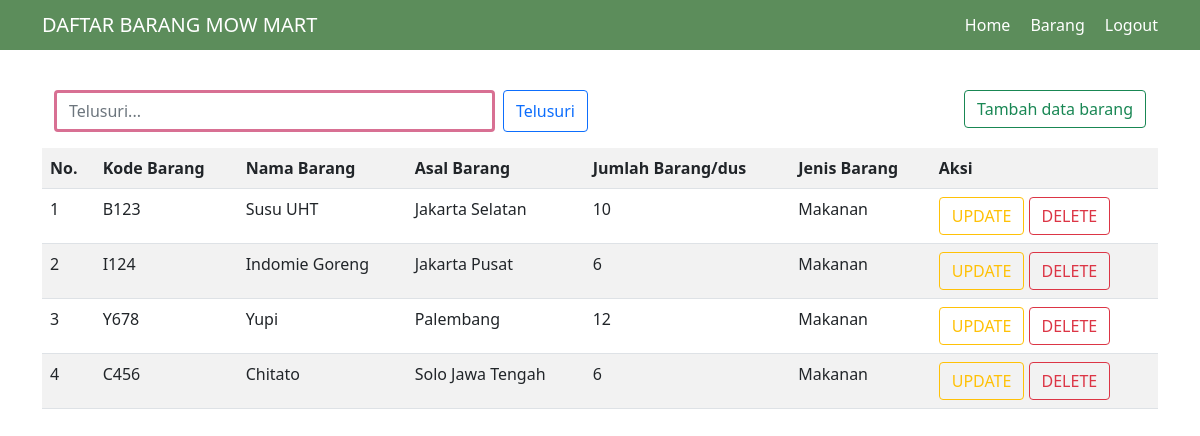
The app's page /barang.php (signed in) with its own data.
### tables this page shows
CREATE TABLE `barang` (
  `id` int(11) NOT NULL,
  `kode` varchar(50) NOT NULL,
  `nama` varchar(100) NOT NULL,
  `asal` varchar(100) NOT NULL,
  `jumlah` int(11) NOT NULL,
  `jenis` varchar(50) NOT NULL
);

### functions.php (called while the page is built, shortened)
<?php
$conn = mysqli_connect("localhost", "root", "", "barang");
function query($query) {
    global $conn;
    $result = mysqli_query($conn, $query);
    $rows = [];
    while ($row = mysqli_fetch_assoc($result)) {
        $rows[] = $row;
    }
    return $rows;
}
?>

### barang.php (the view, shortened to what this page needs)
<?php
require 'functions.php';
$barang = query("SELECT * FROM barang");
?>
<!DOCTYPE html>
<html lang="en">
<head>
    <link href="https://cdn.jsdelivr.net/npm/bootstrap@5.0.2/dist/css/bootstrap.min.css" rel="stylesheet">
    <link rel="stylesheet" href="style/nav.css">
</head>
<body>
<header>
        <nav class="navbar">
            <div class="container">
                <div class="nav-left">
                    <a class="navbar-brand" href="#">DAFTAR BARANG MOW MART</a>
                </div>
                <div class="nav-right">
                    <a href="index.php">Home</a>
                    <a href="barang.php">Barang</a>
                    <a href="logout.php">Logout</a>
                </div>
            </div>
        </nav>
    </header>
    <div class="container p-4">
        <div class="row">
            <div class="col mt-3">
                <form action="" method="post" class="d-flex " role="search">
                    <input class="form-control me-2" type="search" name="keyword" placeholder="Telusuri..." aria-label="Search" autocomplete="off" style="border: 3px solid #d87093;">
                    <button class="btn btn-outline-primary" name="cari" type="submit">Telusuri</button>
                </form>
            </div>
            <div class="col text-end mt-3">
                <a href="tambah.php">
                    <button type="button" class="btn btn-outline-success">Tambah data barang</button>
                </a>
            </div>
            <table class="table table-striped table-hover mt-3">
                <tr>
                    <th>No.</th>
                    <th>Kode Barang</th>
                    <th>Nama Barang</th>
                    <th>Asal Barang</th>
                    <th>Jumlah Barang/dus</th>
                    <th>Jenis Barang</th>
                    <th>Aksi</th>
                </tr>
                <?php $i = 1; ?>
                <?php foreach ($barang as $row) : ?>
                    <tr>
                        <td><?= $i; ?></td>
                        <td><?= $row["kode"]; ?></td>
                        <td><?= $row["nama"]; ?></td>
                        <td><?= $row["asal"]; ?></td>
                        <td><?= $row["jumlah"]; ?></td>
                        <td><?= $row["jenis"]; ?></td>
                        <td>
                            <a class="text-decoration-none" href="ubah.php?id=<?= $row["id"]; ?>">
                                <button type="button" class="btn btn-outline-warning">UPDATE</button>
                            </a>
                            <a class="text-decoration-none" href="hapus.php?id=<?= $row["id"]; ?>" onclick="return confirm('Anda yakin menghapus data ini?');">
                                <button type="button" class="btn btn-outline-danger">DELETE</button>
                            </a>
                        </td>
                    </tr>
                    <?php $i++; ?>
                <?php endforeach; ?>
            </table>
        </div>
    </div>
</body>
</html>

### style/nav.css (style rules this page uses)
header { background-color: #5C8D5B; padding: 10px 0; }
.navbar { display: flex; justify-content: space-between; align-items: center; color: white; padding: 0 20px; }
.nav-left { flex: 1; }
.nav-right { display: flex; gap: 20px; }
.navbar-brand, .nav-right a { text-decoration: none; color: rgb(255, 255, 255); transition: color 0.3s ease; }

### records on screen
barang: kode "B123", nama "Susu UHT", asal "Jakarta Selatan", jumlah "10", jenis "Makanan"
barang: kode "I124", nama "Indomie Goreng", asal "Jakarta Pusat", jumlah "6", jenis "Makanan"
barang: kode "Y678", nama "Yupi", asal "Palembang", jumlah "12", jenis "Makanan"
barang: kode "C456", nama "Chitato", asal "Solo Jawa Tengah", jumlah "6", jenis "Makanan"
